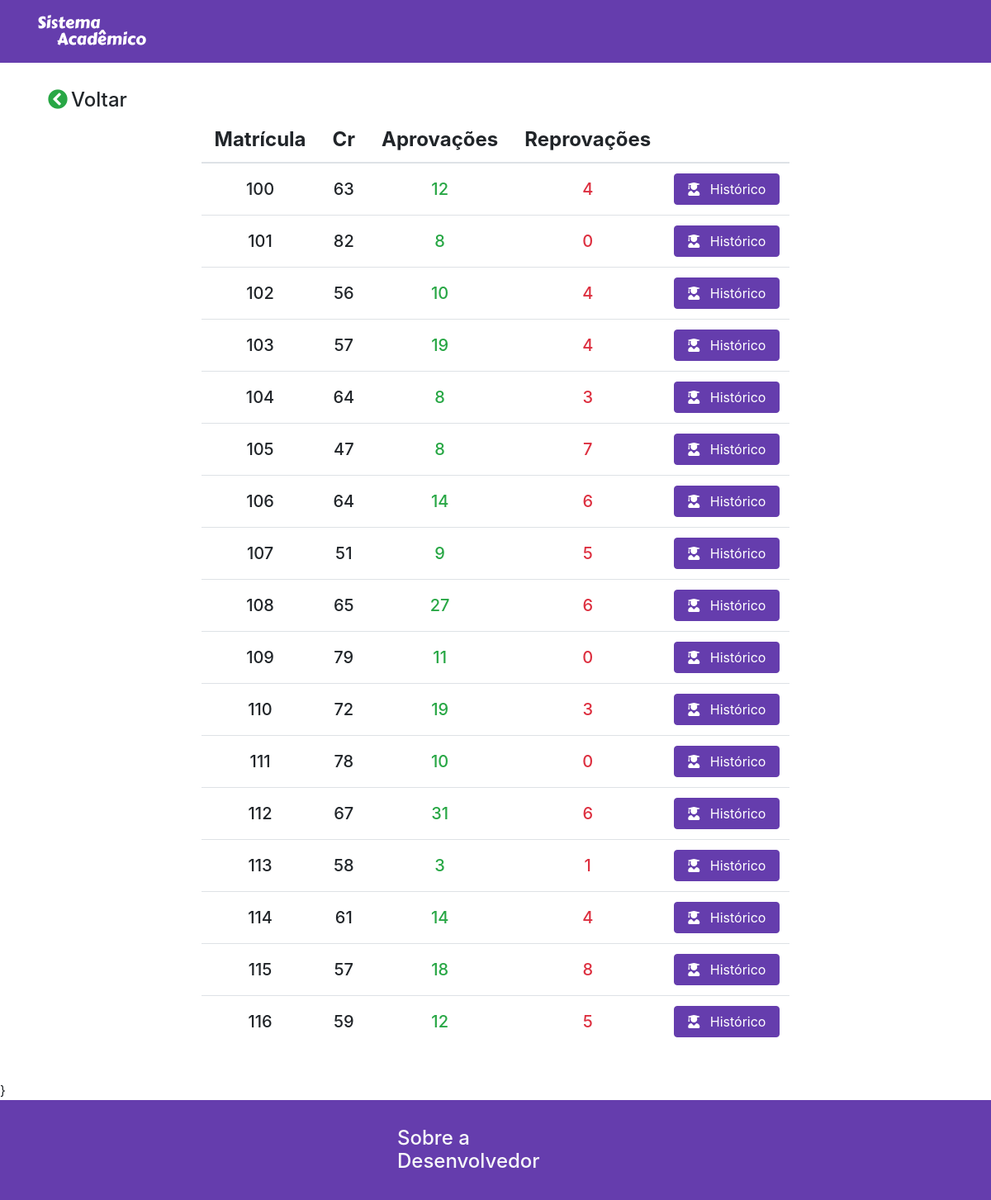
/aluno/, run on the app's committed database.
### aluno/models.py (models this page shows, shortened)
class Aluno(models.Model):
    matricula = models.CharField(max_length=8, db_index=True, unique=True, primary_key=True)
    disciplinas = models.ManyToManyField(Disciplina, through='DisciplinaCursada')
    class Meta:
        db_table = 'aluno'
    def getAprovacoes(self):
        return DisciplinaCursada.objects.filter(aluno=self, nota__gte = 60).count()
    def getReprovacoes(self):
        return DisciplinaCursada.objects.filter(aluno=self, nota__lt = 60).count()

### aluno/views.py (the view)
# urls.py: path('', views.listaAluno, name="listaAluno"),
def listaAluno(request):
    alunos = DisciplinaCursada.objects.select_related('aluno','disciplina').values('aluno').annotate(notaCarga=Sum(F('nota')*F('disciplina__cargaHoraria')), cargaHoraria= Sum(F('disciplina__cargaHoraria')))
    alunos = alunos.values('aluno').annotate(cr=F('notaCarga') / F('cargaHoraria'))
    for aluno in alunos:
        aluno['aluno'] = get_object_or_404(Aluno, matricula = aluno['aluno'])
    return render(request, 'aluno/index.html', {'alunos':alunos})

### aluno/contextProcessors.py (called while the page is built)
def tabelaVazia(request):
    numLinhas = Aluno.objects.all().count()
    return {
        'nAlunos': numLinhas
    }

### curso/contextProcessors.py (called while the page is built)
def tabelaVazia(request):
    numLinhas = Curso.objects.all().count()
    return {
        'nCursos': numLinhas
    }

### disciplina/contextProcessors.py (called while the page is built)
def tabelaVazia(request):
    numLinhas = Disciplina.objects.all().count()
    return {
        'nDisciplinas': numLinhas
    }

### aluno/templates/aluno/index.html (shortened to what this page needs)
{% extends 'base.html' %}
{% load static %}
{% block corpo %}
<div class="container py-4 fillView ">
    <a class="btn" href=""><h4 class="m-0"><i class="fas fa-chevron-circle-left text-success mr-1"></i>Voltar</h4></a>
    <table class="table w-auto table-hover mx-auto">
        <thead>
            <tr>
              <th scope="col" class="border-top-0"><h4 class="font-weight-bold m-0 mx-1 text-center">Matrícula</h4></th>
              <th scope="col" class="border-top-0"><h4 class="font-weight-bold m-0 mx-1 text-center">Cr</h4></th>
              <th scope="col" class="border-top-0"><h4 class="font-weight-bold m-0 mx-1 text-center">Aprovações</h4></th>
              <th scope="col" class="border-top-0"><h4 class="font-weight-bold m-0 mx-1 text-center">Reprovações</h4></th>
              <th scope="col" class="border-top-0"></th>
            </tr>
        </thead>
        <tbody>
        {% for row in alunos %}
            <tr>
                <td class="h5">{{row.aluno.matricula}}</td>
                <td class="h5">{{row.cr}}</td>
                <td class="h5 text-success">{{row.aluno.getAprovacoes}}</td>
                <td class="text-danger h5">{{row.aluno.getReprovacoes}}</td>
                <td><button type="button" class="btn btn-primary px-3 modalOpen" data-url="{% url 'aluno:exibeHistorico' matricula=row.aluno.matricula %}">
                    <i class="fas fa-user-graduate mr-2"></i> Histórico
                </button></td>
            </tr>
        {% endfor %}
        </tbody>
    </table>
</div>
{% endblock %}

### templates/base.html (shortened to what this page needs)
{% load static %}
<!doctype html>
<html lang="en">
<head>
	<link rel="stylesheet" href="{% static 'css/bootstrap.css'%}">
	<link rel="stylesheet" href="{% static 'css/all.css'%}">
	<link rel="stylesheet" href="{% static 'css/styles.css'%}?version={%now "U"%}">
</head>
<body>
	{% block navbar %}
	<nav class="navbar sticky-top navbar-dark bg-primary navbar-expand-lg">
		<div class="container carterOne">
			<div class="d-grid">
				<a href="/" class="navbar-brand mr-3 carterOne">
					<div class="mr-4 mb-neg10">Sistema</div>
					<div class="ml-4">Acadêmico</div>
				</a>
			</div>
		</div>
	</nav>
	{% endblock %}
		{% block corpo %}
        {% endblock %}}
	{% block footer %}
	<div class="w-100 bg-primary">
		<div class="w-85 row justify-content-around mx-auto py-4">
			<div class="col-md-3">
                <h4 class="m-0">
                    <a class="nav-link text-light" href="#">Sobre a Desenvolvedor</a>
                </h4>
			</div>
		</div>
	</div>
	{% endblock %}
</body>
</html>

### static/css/all.css (style rules this page uses)
.fa, .fas, .far, .fal, .fad, .fab { -moz-osx-font-smoothing: grayscale; -webkit-font-smoothing: antialiased; display: inline-block; font-style: normal; font-variant: normal; text-rendering: auto; line-height: 1; }
.fa-chevron-circle-left:before { content: "\f137"; }
.fa-user-graduate:before { content: "\f501"; }
.fa, .fas { font-family: 'Font Awesome 5 Free'; font-weight: 900; }

### static/css/styles.css (style rules this page uses)
.carterOne { font-family: CarterOne; }
.fillView { min-height: calc(100vh - 92.8px - 56px); }
td { vertical-align: middle !important; text-align: center !important; }
.d-grid { display: grid; }
.mb-neg10 { margin-bottom: -10px; }

### data on the page
Aluno: aluno.matricula "100", cr "63", aluno.getAprovacoes "12", aluno.getReprovacoes "4"
Aluno: aluno.matricula "101", cr "82", aluno.getAprovacoes "8", aluno.getReprovacoes "0"
Aluno: aluno.matricula "102", cr "56", aluno.getAprovacoes "10", aluno.getReprovacoes "4"
Aluno: aluno.matricula "103", cr "57", aluno.getAprovacoes "19", aluno.getReprovacoes "4"
Aluno: aluno.matricula "104", cr "64", aluno.getAprovacoes "8", aluno.getReprovacoes "3"
Aluno: aluno.matricula "105", cr "47", aluno.getAprovacoes "8", aluno.getReprovacoes "7"
Aluno: aluno.matricula "106", cr "64", aluno.getAprovacoes "14", aluno.getReprovacoes "6"
Aluno: aluno.matricula "107", cr "51", aluno.getAprovacoes "9", aluno.getReprovacoes "5"
Aluno: aluno.matricula "108", cr "65", aluno.getAprovacoes "27", aluno.getReprovacoes "6"
Aluno: aluno.matricula "109", cr "79", aluno.getAprovacoes "11", aluno.getReprovacoes "0"
Aluno: aluno.matricula "110", cr "72", aluno.getAprovacoes "19", aluno.getReprovacoes "3"
Aluno: aluno.matricula "111", cr "78", aluno.getAprovacoes "10", aluno.getReprovacoes "0"
Aluno: aluno.matricula "112", cr "67", aluno.getAprovacoes "31", aluno.getReprovacoes "6"
Aluno: aluno.matricula "113", cr "58", aluno.getAprovacoes "3", aluno.getReprovacoes "1"
Aluno: aluno.matricula "114", cr "61", aluno.getAprovacoes "14", aluno.getReprovacoes "4"
Aluno: aluno.matricula "115", cr "57", aluno.getAprovacoes "18", aluno.getReprovacoes "8"
Aluno: aluno.matricula "116", cr "59", aluno.getAprovacoes "12", aluno.getReprovacoes "5"
